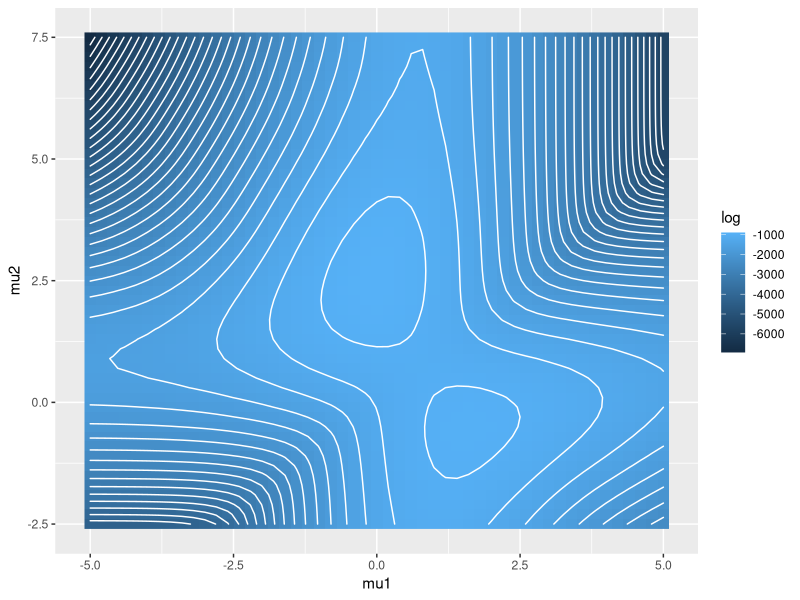

R code for this plot:
## ---- chunk 1
knitr::opts_chunk$set(
  echo = TRUE, 
  message = FALSE,
  warning = FALSE,
  tidy.opts = list(width.cutoff = 60),
  tidy = TRUE
  )
options(
  OutDec = ".", 
  knitr.table.format = "latex", 
  xtable.comment = FALSE
  )
## ---- chunk 2
library(dplyr)
library(ggplot2)
library(purrr)
## ---- chunk 3
rz <- function(n, k, p) {
  sample(1:k, n, replace = TRUE, p)
}

rmixnorm <- function(n, mean = list(0, 0), p = list(0.3, 0.7), sd = list(1, 1)) {
  if (length(mean) != length(p)) stop("Tamanhos de mean e p diferem")
  if (sum(unlist(p)) != 1) stop("Probabilidades não somam 1")
  
  z <- rz(n, k, p)
  c(
    rnorm(sum(z == 1), mean[[1]], sd[[1]]), 
    rnorm(sum(z == 2), mean[[2]], sd[[2]])
    )
}

logmixnorm <- function(x, mean = list(0), p = list(1), sd = list(1, 1)) {
  if (length(mean) != length(p)) stop("Tamanhos de mean e p diferem")
  
  k <- length(p)
  n <- length(x)
  
  sum(log(p[[1]]*dnorm(x, mean[[1]], 1) + p[[2]]*dnorm(x, mean[[2]], 1)))
}

logmixnorm_complete <- function(x, z, mean = list(0), p = list(1), sd = NULL) {
  if (length(x) != length(z) || length(mean) != length(p)) stop("Tamanhos diferem")
  
  sd <- rep(1, length(p))
  k <- length(p)
  n <- length(x)
  
  sum(purrr::map2_dbl(
    as_vector(x), as_vector(z),
    function(x, z) { log(p[[z]]) + dnorm(x, mean[[z]], 1, log = TRUE) }
    ))
  
  # sum <- 0
  # for (i in 1:n) {
  #   sum <- sum + log(p[[z[i]]]) + dnorm(x[i], mean[[z[i]]], 1, log = TRUE)
  # }
  # sum
}
## ---- chunk 4
n <- 500
mean <- list(0, 2.5)
p <- list(0.7, 0.3)
k <- 2

x <- rmixnorm(n, mean, p)
## ---- chunk 5
grid_space <- 0.2
grid <- expand.grid(
  mu1 = seq(from = -5, to = 5, by = grid_space), 
  mu2 = seq(from = -2.5, to = 7.5, by = grid_space)
  )
grid$log <- map2_dbl(grid$mu1, grid$mu2, function(mu1, mu2) logmixnorm(x, c(mu1, mu2), p))
## ---- chunk 6
ggplot(grid, aes(x = mu1, y = mu2, z = log)) + 
  geom_raster(aes(fill = log)) + 
  geom_contour(lineend = "round", linejoin = "round", binwidth = 200, col = "white")
  # install.packages("metR")
  # geom_text_contour()
